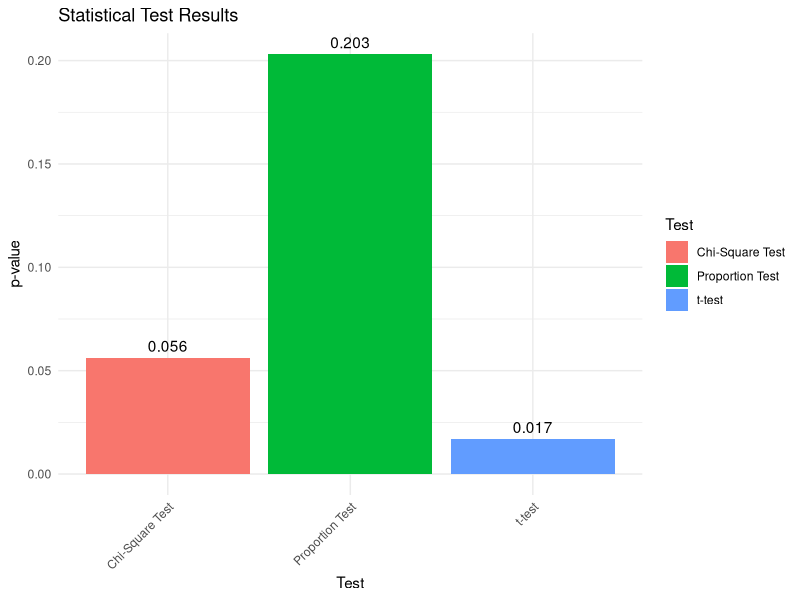

The R source for this figure:
library(tidyverse)
library(ggplot2)

group1 <- c(25, 30, 28, 35, 32)
group2 <- c(20, 22, 18, 25, 28)
t_test_result <- t.test(group1, group2)

successes <- 20
total_trials <- 50
prop_test_result <- prop.test(successes, total_trials, alternative = "two.sided")

data <- matrix(c(30, 20, 15, 25), nrow = 2, byrow = TRUE)
chi_square_result <- chisq.test(data)

results_df <- data.frame(
  Test = c("t-test", "Proportion Test", "Chi-Square Test"),
  p_value = c(t_test_result$p.value, prop_test_result$p.value, chi_square_result$p.value)
)

ggplot(results_df, aes(x = Test, y = p_value, fill = Test)) +
  geom_bar(stat = "identity") +
  geom_text(aes(label = round(p_value, 3)), vjust = -0.5) +
  labs(x = "Test", y = "p-value", title = "Statistical Test Results") +
  theme_minimal() +
  theme(axis.text.x = element_text(angle = 45, hjust = 1))

